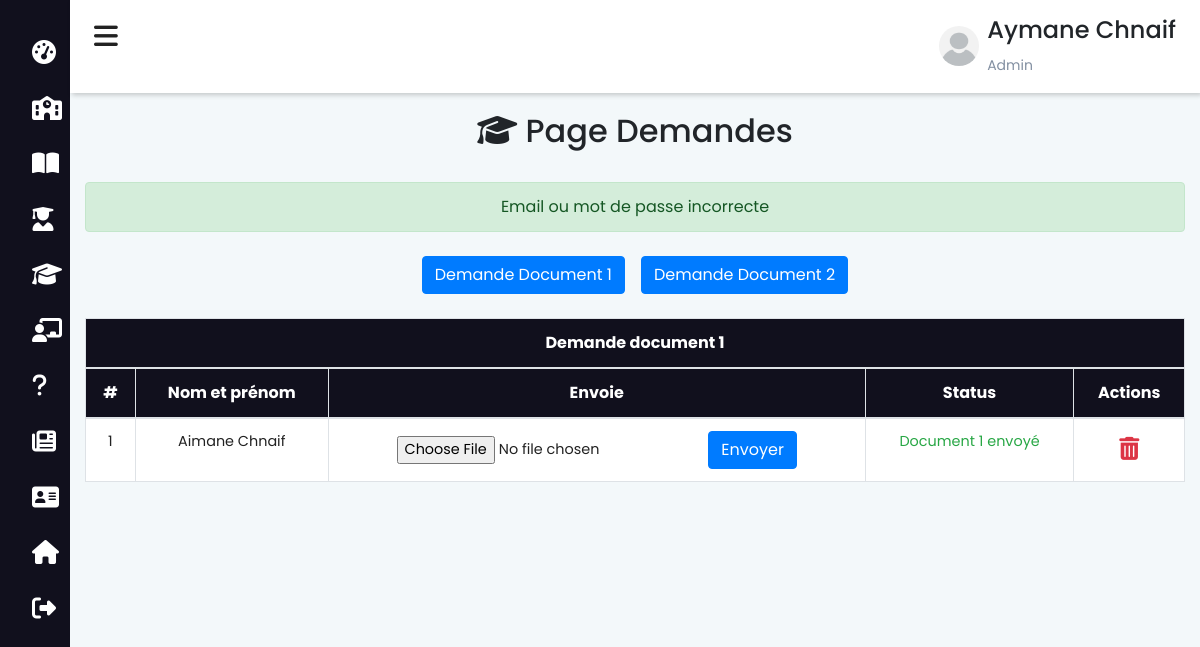
Page /admin/demandes.php (signed in) on the earlier database version.
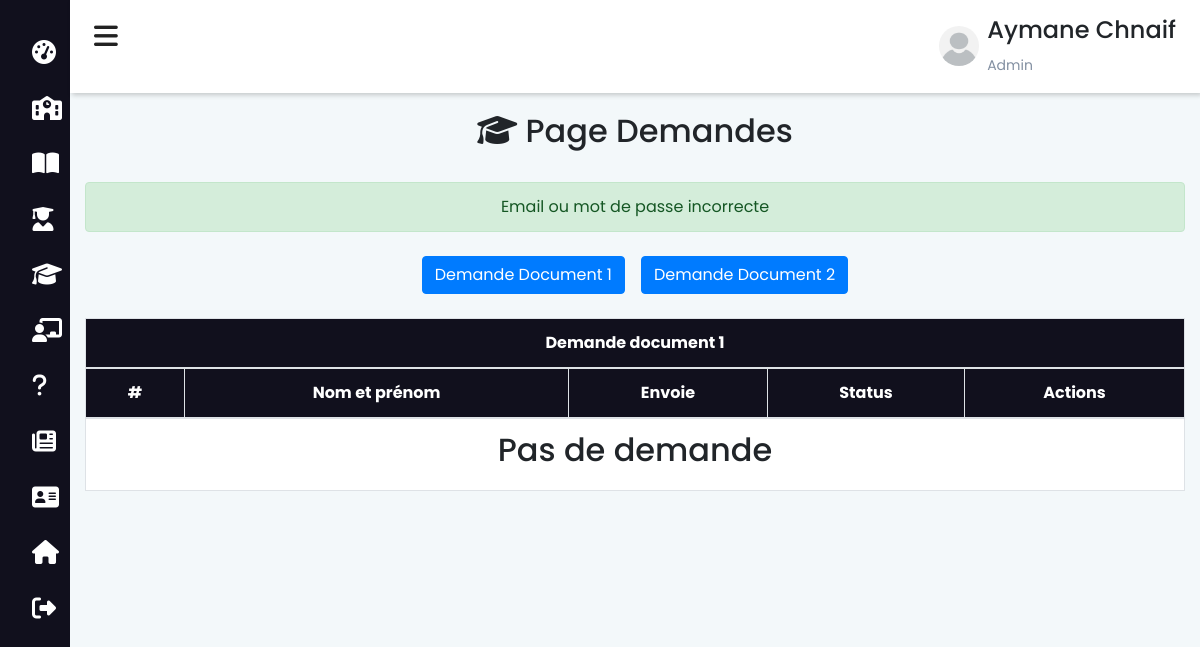
Same page on the later database version.
### tables this page shows
CREATE TABLE `diplome` (
  `dip_id` int(11) NOT NULL,
  `dip_etudiant` int(11) NOT NULL,
  `dip_image` varchar(200) NOT NULL
);

CREATE TABLE `etudiant` (
  `etud_id` int(11) NOT NULL,
  `etud_nom` varchar(200) NOT NULL,
  `etud_nom_arab` varchar(200) NOT NULL,
  `etud_prenom` varchar(200) NOT NULL,
  `etud_prenom_arabe` varchar(200) NOT NULL,
  `etud_email` varchar(200) NOT NULL,
  `etud_telephone` varchar(200) NOT NULL,
  `etud_motdepasse` varchar(200) NOT NULL,
  `etud_cin` varchar(200) NOT NULL,
  `etud_formation` int(11) NOT NULL,
  `etud_naissance` date NOT NULL,
  `etud_lieu_naissance` varchar(50) NOT NULL,
  `etud_adress` varchar(200) NOT NULL,
  `etud_permis` varchar(200) NOT NULL,
  `etud_cat_permis` varchar(200) NOT NULL,
  `etude_carte_pro` varchar(200) NOT NULL,
  `etud_permis_obt` date NOT NULL DEFAULT current_timestamp(),
  `etud_scan_cin` varchar(200) NOT NULL,
  `etud_scan_permis` varchar(200) NOT NULL,
  `etud_scan_visite` varchar(200) NOT NULL,
  `etud_promos` int(11) DEFAULT NULL,
  `etud_image` varchar(500) NOT NULL,
  `etud_inscription` date NOT NULL DEFAULT current_timestamp()
);

### functions/db.php (called while the page is built, shortened)
<?php
    class DBController{
        protected $host = "localhost";
        protected $user = "root";
        protected $password = "";
        protected $db = "ecole";
        public function __construct(){
            $this->conn = mysqli_connect($this->host, $this->user, $this->password, $this->db);
        }
    }
?>

### session.php (called while the page is built, shortened)
<?php
    require("functions/db.php");
    require("functions/etudiant.php");
    $db = new DBController();
    $data = new Etudiant($db);
?>

### functions/etudiant.php (called while the page is built, shortened)
<?php
    class Etudiant{
        public $db = null;
        public function __construct(DBController $db){
            $this->db = $db;
        }
        public function getDiplome(){
            $result = $this->db->conn->query("SELECT * FROM `diplome` INNER JOIN `etudiant` ON etud_id=dip_etudiant");
            $resultArray = array();
            while ($item = mysqli_fetch_array($result, MYSQLI_ASSOC)){
                $resultArray[] = $item;
            }
            return $resultArray;
        }
    }
?>

### admin/demandes.php (the view, shortened to what this page needs)
<?php include_once "../session.php"; ?>
<?php
$diplomes = $data->getDiplome();
?>
<!DOCTYPE html>
<html lang="fr">
<head>
    <?php
        include_once "../includes/header.php";
    ?>
</head>
<body>
    <?php include_once "navbar-admin.php"; ?>
    <div class="main-content">
        <header>
            <?php include 'admin.php' ?>
        </header>
        <div class="container mt-5 pt-5">
            <div class="text-center py-3">
                <h2><i class="fas fa-graduation-cap"></i> Page Demandes</h2>
            </div>
            <?php
            if (isset($_SESSION['status'])) {
            ?>
                <div class='alert alert-success text-center mt-2' role='alert'><?php echo $_SESSION['status'] ?></div>
            <?php
            }
            ?>
            <div class="mt-4 align-items-center d-flex justify-content-center mb-4">
                <input type="button" class="btn btn-primary" onclick="diplome()" value="Demande Document 1">
                <input type="button" class="btn btn-primary ml-3" onclick="attestation()" value="Demande Document 2">
            </div>
            <div class="row">
                <div class="col-md-12" id="diplome">
                    <table class="table bg-white table-bordered">
                        <thead class="text-center text-white" style="background-color: #11101d;">
                            <tr>
                                <th scope="col" colspan="5">Demande document 1</th>
                            </tr>
                            <tr>
                                <th>#</th>
                                <th>Nom et prénom</th>
                                <th>Envoie</th>
                                <th>Status</th>
                                <th>Actions</th>
                            </tr>
                        </thead>
                        <tbody class="text-center">
                            <?php
                            if (empty($diplomes)) {
                            ?>
                                <tr>
                                    <th scope="row" colspan="5">
                                        <h2>Pas de demande</h2>
                                    </th>
                                </tr>
                                <?php
                            } else {
                                $i = 1;
                                foreach ($diplomes as $diplome) {
                                ?>
                                    <tr>
                                        <td><?= $i++ ?></td>
                                        <td><?= $diplome['etud_prenom'] . " " . $diplome['etud_nom'] ?></td>
                                        <td>
                                            <form action="" method="POST" enctype="multipart/form-data">
                                                <input type="file" name="dip_image" id="">
                                                <input type="submit" value="Envoyer" class="btn btn-primary" name="dip-btn">
                                            </form>
                                        </td>
                                        <td>
                                            <?php
                                            if ($diplome['dip_image'] == '') {
                                                echo '<p class="text-primary">Demande reçue</p>';
                                            } else if ($diplome['dip_image'] == $diplome['dip_image']) {
                                                echo '<p class="text-success">Document 1 envoyé</p>';
                                            }
                                            ?>
                                        </td>
                                        <td class="row-style">
                                            <form action="" method="POST">
                                                <button type="submit" class="btn-style" name="submit_diplome" onclick='return confirm("Voulez-vous supprimer cette demande")'>
                                                    <i class="fas fa-trash-alt text-danger awesome-size"></i>
                                                </button>
                                            </form>
                                        </td>
                                    </tr>
                            <?php
                                }
                            }
                            ?>
                        </tbody>
                    </table>
                </div>
            </div>
        </div>
    </div>
</body>
</html>

### includes/header.php (shortened to what this page needs)
<link rel="stylesheet" href="https://cdn.jsdelivr.net/npm/bootstrap@4.6.1/dist/css/bootstrap.min.css">
<link rel="stylesheet" href="https://cdnjs.cloudflare.com/ajax/libs/font-awesome/6.1.1/css/all.min.css" />
<link rel="stylesheet" href="https://cdnjs.cloudflare.com/ajax/libs/OwlCarousel2/2.3.4/assets/owl.carousel.css" />
<link rel="stylesheet" href="https://cdnjs.cloudflare.com/ajax/libs/OwlCarousel2/2.3.4/assets/owl.carousel.min.css" />
<link rel="stylesheet" href="https://cdnjs.cloudflare.com/ajax/libs/fancybox/3.5.7/jquery.fancybox.css" />
<link rel="stylesheet" href="https://cdn.jsdelivr.net/npm/fullcalendar@5.10.2/main.css">
<link href="https://cdn.quilljs.com/1.3.6/quill.snow.css" rel="stylesheet">

### admin/navbar-admin.php (shortened to what this page needs)
<div class="sidebar" style="overflow-y: auto; overflow-x:hidden">
    <div class="sidebar-brand">
    </div>
    <div class="sidebar-menu">
        <ul>
            <li>
                <a href="dashboard">
                    <span class="fas fa-tachometer-alt"></span>
                </a>
            </li>
            <li>
                <a href="formations">
                    <span class="fas fa-school"></span>
                </a>
            </li>
            <li>
                <a href="module">
                    <span class="fas fa-book-open"></span>
                </a>
            </li>
            <li>
                <a href="stagiaire">
                    <span class="fas fa-user-graduate"></span>
                </a>
            </li>
            <li>
                <a href="demandes">
                    <span class="fas fa-graduation-cap"></span>
                </a>
            </li>
            <li>
                <a href="salles">
                    <span class="fas fa-chalkboard-teacher"></span>
                </a>
            </li>
            <li>
                <a href="accompagnement-conseil" class="pr-2">
                    <span class="fas fa-question"></span>
                </a>
            </li>
            <li>
                <a href="articles">
                    <span class="fas fa-newspaper"></span>
                </a>
            </li>
            <li>
                <a href="contacts">
                    <span class="fas fa-address-card"></span>
                </a>
            </li>
            <li>
                <a href="../index">
                    <span class="fas fa-home"></span>
                </a>
            </li>
            <li>
                <a href="../includes/logout-admin">
                    <span class="fas fa-sign-out-alt"></span>
                </a>
            </li>
        </ul>
    </div>
</div>

### admin/admin.php
<h2>
    <label for="nav-toggle">
        <span class="fas fa-bars" style="cursor: pointer"></span>
    </label>
</h2>
<div class="user-wrapper">
    <?php
        if($_SESSION['image'] == ''){
    ?>
    <img src="../images/admin/unknown.jpg" width="40px" height="40px" alt="profile-img">
    <?php
        }else{
    ?>
    <img src="../images/admin/<?php echo $_SESSION['image'] ?>" width="40px" height="40px" alt="profile-img">
    <?php
        }
    ?>
    <div class="">
        <h4><?php echo $_SESSION['prenom'].' '.$_SESSION['nom'] ?></h4>
        <small>Admin</small>
    </div>
</div>

### includes/style.php (style rules this page uses)
body { background-color: #F3F8FA; }
html { scroll-behavior: smooth; }
* { -webkit-box-sizing: border-box; -moz-box-sizing: border-box; box-sizing: border-box; position: relative; }
:root { --main-color: #11101d; --color-dark: #1D2231; --text-grey: #8390A2; }
* { font-family: 'Poppins', sans-serif; }
.sidebar { position: fixed; left: 0; top: 0; height: 100%; z-index: 100; background: var(--main-color); transition: width 300ms; }
.sidebar-brand { padding: 0.5rem 0rem 1rem 0.5rem; }
.sidebar-menu li { width: 100%; margin-bottom: 1.7rem; padding-left: 1rem; }
.sidebar-menu { margin-top: 1rem; }
.sidebar-menu a { padding-left: 1rem; display: block; color: #fff; font-size: 1.1rem; }
.sidebar-menu a span:first-child { font-size: 1.5rem; padding-right: 1rem; }
.main-content { transition: margin-left 300ms; margin-left: 255px; }
header { background: #fff; display: flex; justify-content: space-between; padding: 1rem 1.5rem; box-shadow: 2px 2px 5px rgba(0, 0, 0, 0.2); position: fixed; left: 254px; top: 0; z-index: 100; width: calc(100% - 254px); transition: left 300ms; }
header h2 { color: #222; }
header label span { font-size: 1.7rem; padding-right: 1rem; }
.user-wrapper { display: flex; align-items: center; }
.user-wrapper img { border-radius: 50%; margin-right: .5rem; }
.user-wrapper small { display: inline-block; color: var(--text-grey); margin-top: -1px !important; }
table { border-collapse: collapse; }
thead tr { border-top: 1px solid #f0f0f0; border-bottom: 2px solid #f0f0f0; }
@media only screen and (max-width: 1200px) { .sidebar { width: 70px; } }
@media only screen and (max-width: 1200px) { .sidebar .sidebar-brand, .sidebar li { padding-left: 1rem; text-align: center; } }
@media only screen and (max-width: 1200px) { .main-content { margin-left: 70px; } }
@media only screen and (max-width: 1200px) { .main-content header { width: calc(100% - 70px); left: 70px; } }
.row-style { vertical-align: middle !important }
.awesome-size { font-size: 23px; cursor: pointer; }
.btn-style { background-color: transparent; border: none; }
td { padding: .5rem 1rem; font-size: .9rem; color: #222; }

### admin/navbar-admin.php (style rules this page uses)
* { padding: 0; margin: 0; box-sizing: border-box; list-style: none; text-decoration: none; }

Differences in the rows shown:
removed diplome: dip_etudiant.etud_prenom "Aimane", dip_etudiant.etud_nom "Chnaif", shows "Document 1 envoyé"
Other differences:
text now shown: "Pas de demande"
